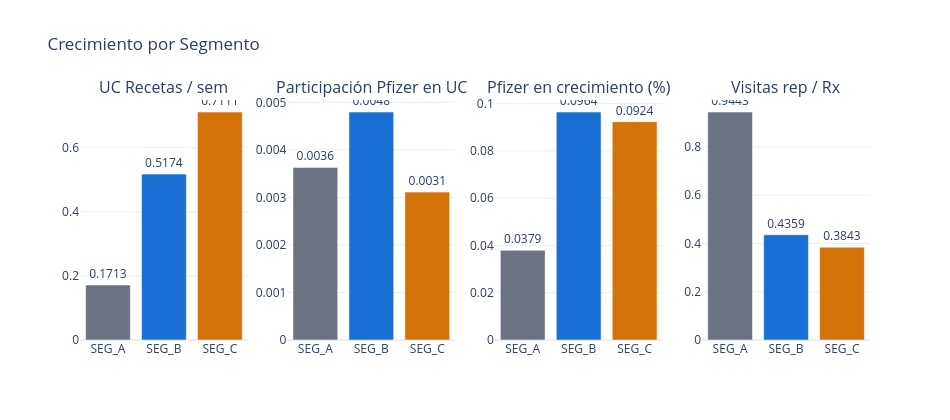

Here is the notebook cell this chart was saved with:
### Markdown cell above
## Crecimiento por Segmento

### Code cell
METRICS = {
    "UC Recetas / sem":          "UC_TRX_mean",
    "Participación Pfizer en UC":"brand1_share_of_uc",
    "Pfizer en crecimiento (%)": "BRAND1_TRX_is_growing",
    "Visitas rep / Rx":          "details_per_trx",
}

SEG_PLOT_ORDER = ["SEG_A", "SEG_B", "SEG_C"]
SEG_PLOT_COLS  = [C["SEG_A"], C["SEG_B"], C["SEG_C"]]

fig = make_subplots(rows=1, cols=4, subplot_titles=list(METRICS.keys()))

for col_idx, (metric_name, col_name) in enumerate(METRICS.items(), start=1):
    vals = [labeled[labeled["ATSEG_LABEL"] == s][col_name].mean() for s in SEG_PLOT_ORDER]
    text = [f"{v:.4f}" for v in vals]
    fig.add_trace(
        go.Bar(
            x=SEG_PLOT_ORDER,
            y=vals,
            marker_color=SEG_PLOT_COLS,
            text=text,
            textposition="outside",
            showlegend=False,
        ),
        row=1, col=col_idx,
    )

fig.update_layout(
    title="Crecimiento por Segmento",
    template="plotly_white",
    width=950, height=420,
)
fig.show()

### Figure 1 — Plotly figure (JSON) as saved in the notebook; plotly's stock layout.template omitted (floating-point values rounded to 4 significant figures)
{"data": [{"marker": {"color": ["#6B7280", "#1A6FD4", "#D4720A"]}, "showlegend": false, "text": ["0.1713", "0.5174", "0.7111"], "textposition": "outside", "type": "bar", "x": ["SEG_A", "SEG_B", "SEG_C"], "xaxis": "x", "y": [0.1713, 0.5174, 0.7111], "yaxis": "y"}, {"marker": {"color": ["#6B7280", "#1A6FD4", "#D4720A"]}, "showlegend": false, "text": ["0.0036", "0.0048", "0.0031"], "textposition": "outside", "type": "bar", "x": ["SEG_A", "SEG_B", "SEG_C"], "xaxis": "x2", "y": [0.00363, 0.004796, 0.003111], "yaxis": "y2"}, {"marker": {"color": ["#6B7280", "#1A6FD4", "#D4720A"]}, "showlegend": false, "text": ["0.0379", "0.0964", "0.0924"], "textposition": "outside", "type": "bar", "x": ["SEG_A", "SEG_B", "SEG_C"], "xaxis": "x3", "y": [0.03793, 0.09645, 0.09235], "yaxis": "y3"}, {"marker": {"color": ["#6B7280", "#1A6FD4", "#D4720A"]}, "showlegend": false, "text": ["0.9443", "0.4359", "0.3843"], "textposition": "outside", "type": "bar", "x": ["SEG_A", "SEG_B", "SEG_C"], "xaxis": "x4", "y": [0.9443, 0.4359, 0.3843], "yaxis": "y4"}], "layout": {"annotations": [{"font": {"size": 16}, "showarrow": false, "text": "UC Recetas / sem", "x": 0.1062, "xanchor": "center", "xref": "paper", "y": 1, "yanchor": "bottom", "yref": "paper"}, {"font": {"size": 16}, "showarrow": false, "text": "Participación Pfizer en UC", "x": 0.3688, "xanchor": "center", "xref": "paper", "y": 1, "yanchor": "bottom", "yref": "paper"}, {"font": {"size": 16}, "showarrow": false, "text": "Pfizer en crecimiento (%)", "x": 0.6313, "xanchor": "center", "xref": "paper", "y": 1, "yanchor": "bottom", "yref": "paper"}, {"font": {"size": 16}, "showarrow": false, "text": "Visitas rep / Rx", "x": 0.8938, "xanchor": "center", "xref": "paper", "y": 1, "yanchor": "bottom", "yref": "paper"}], "height": 420, "title": {"text": "Crecimiento por Segmento"}, "width": 950, "xaxis": {"anchor": "y", "domain": [0, 0.2125]}, "xaxis2": {"anchor": "y2", "domain": [0.2625, 0.475]}, "xaxis3": {"anchor": "y3", "domain": [0.525, 0.7375]}, "xaxis4": {"anchor": "y4", "domain": [0.7875, 1]}, "yaxis": {"anchor": "x", "domain": [0, 1]}, "yaxis2": {"anchor": "x2", "domain": [0, 1]}, "yaxis3": {"anchor": "x3", "domain": [0, 1]}, "yaxis4": {"anchor": "x4", "domain": [0, 1]}}}
